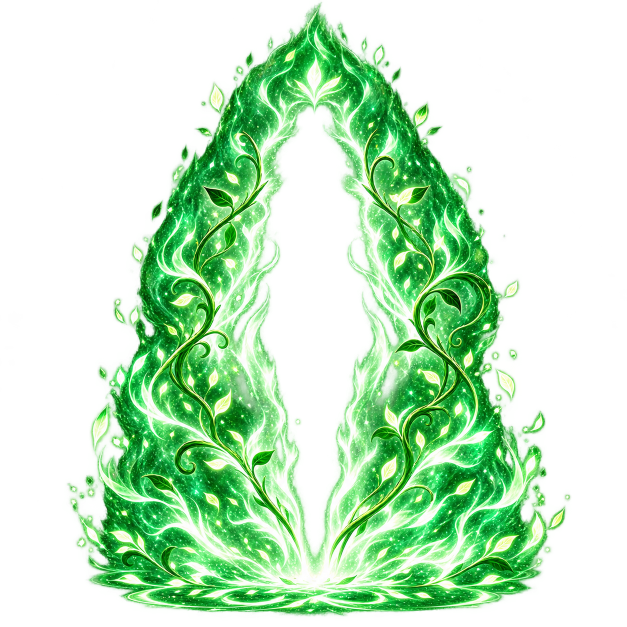
#> input picture art/archer/source/aura-v25.png, 1254 x 1254 px, given in place of icons-v25.png, which was not available (shown at 1/2 size)
$ python pack-archer-energy.py
#> lines starting #> are read from the running program, lines starting #| are printed output that depends on the picture
"""Pack the authored class icons and body aura; no generated gameplay imagery."""
from pathlib import Path
from PIL import Image
root=Path(__file__).resolve().parents[1]/'art/archer'
im=Image.open(root/'source/icons-v25.png').convert('RGBA');w,h=im.size
#> further down, im is the input picture: PIL image 1254x1254 RGBA; mean R, G, B, A 50.9, 98.9, 53.5, 103.4
#> after `w, h = im.size`: w = 1254; h = 1254
for col,name in [(0,'dash'),(1,'tiro-perfurante')]:
    side=min(h,w//2);x=col*w//2+(w//2-side)//2;y=(h-side)//2
    im.crop((x,y,x+side,y+side)).resize((256,256),Image.Resampling.LANCZOS).save(root/'icons'/f'{name}.png')
#> this loop made 2 passes
#> pass 1, `im.crop((x,y,x+side,y+side)).resize((256,256),Image.Resampling.LANCZOS..`:
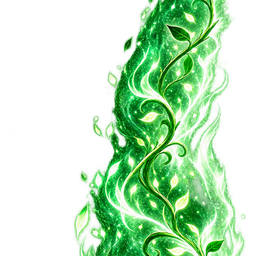
#> saved as dash.png: PIL image 256x256 RGBA; mean R, G, B, A 54.3, 102, 56.2, 109.3; transparent parts drawn white
#> pass 2, `im.crop((x,y,x+side,y+side)).resize((256,256),Image.Resampling.LANCZOS..`:
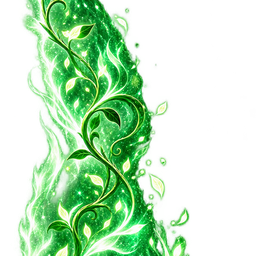
#> saved as tiro-perfurante.png: PIL image 256x256 RGBA; mean R, G, B, A 53.5, 102.6, 54.8, 106.9; transparent parts drawn white
im=Image.open(root/'source/aura-v27.png').convert('RGBA');im.thumbnail((256,256),Image.Resampling.LANCZOS)
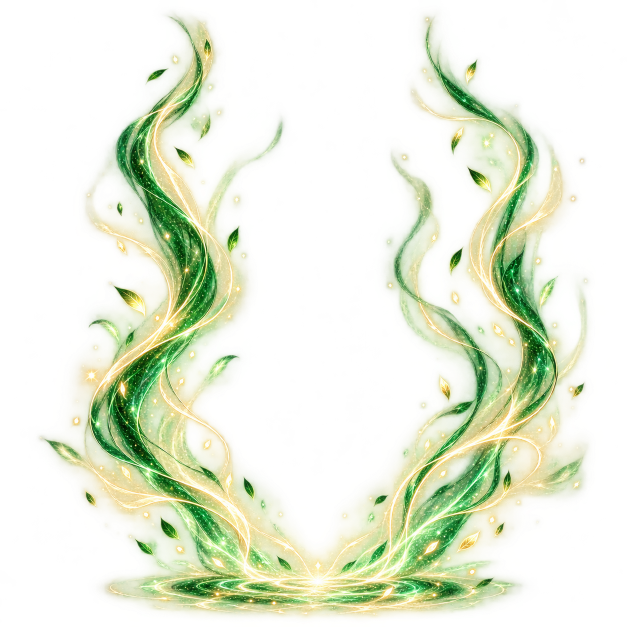
#> input picture art/archer/source/aura-v27.png, 1254 x 1254 px (shown at 1/2 size)
#> further down, im is the input picture: PIL image 1254x1254 RGBA; mean R, G, B, A 95.9, 106.4, 62.9, 68
#> after `im.thumbnail((256, 256), Image.Resampling.LANCZOS)`:
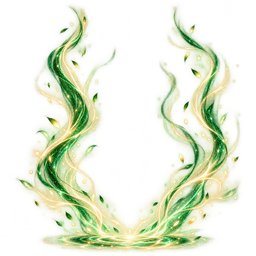
#> im: PIL image 256x256 RGBA; mean R, G, B, A 95.7, 106.2, 62.8, 68; transparent parts drawn white
out=Image.new('RGBA',(256,256));out.alpha_composite(im,((256-im.width)//2,256-im.height));out.save(root/'vfx/aura.png')
#> after `out = Image.new('RGBA', (256, 256))`: out: PIL image 256x256 RGBA; every value is 0
